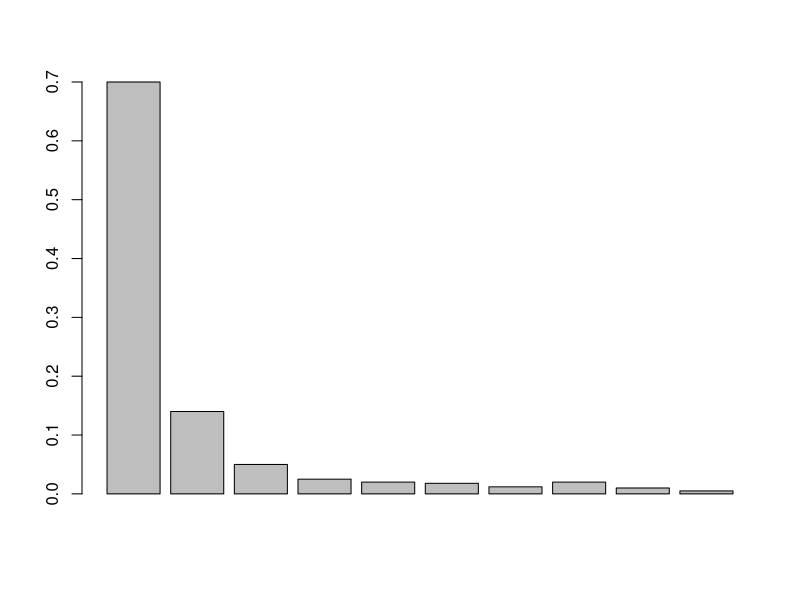
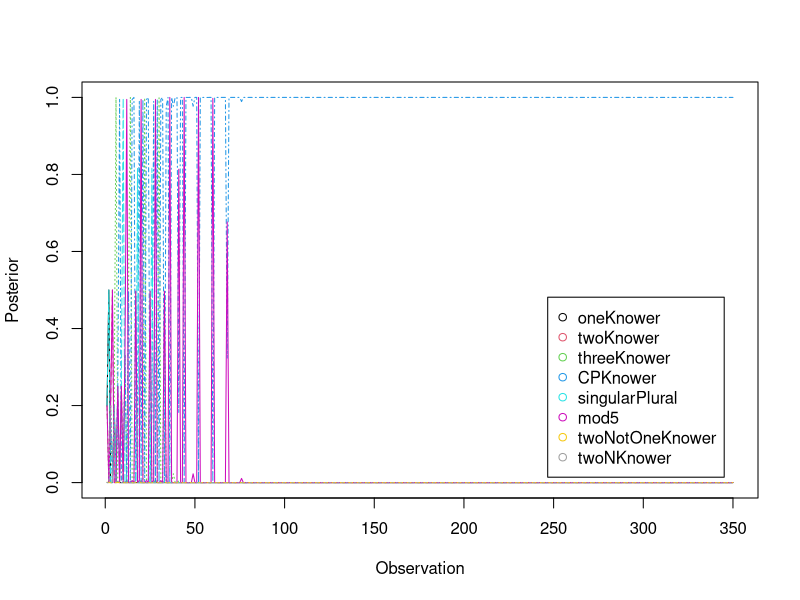

R code for these plots, in order:
## ---- chunk 1
library(matrixStats)
## ---- chunk 2
words <- c('one',
           'two',
           'three',
           'four',
           'five',
           'six',
           'seven',
           'eight',
           'nine',
           'ten')

setA <- c('a', 'b', 'c', 'd', 'e')
setB <- c('a', 'b', 'c')
## ---- chunk 3
singleton <- function(X)     length(X)==1
doubleton <- function(X)     length(X)==2
tripleton <- function(X)     length(X)==3

set.difference <- function(X,Y) setdiff(X,Y)
union.f        <- function(X,Y) union(X,Y)
intersection.f <- function(X,Y) intersect(X,Y)
select.f       <- function(X)   X[1]

and.f     <- function(P,Q)   P & Q
or.f      <- function(P,Q)   P || Q
not.f     <- function(P)     ! Q
if.f      <- function(P,X,Y) ifelse(P,X,Y)

next.f    <- function(W)     words[match(W, words)+1]
prev.f    <- function(W)     words[match(W, words)-1]

equal.word <- function(W,V)  W==V
## ---- chunk 4
oneKnower <- function(S){
  return(if.f(
    singleton(S),
    'one',
    'na'
  ))
}
## ---- chunk 5
twoKnower <- function(S){
  return(if.f(
    singleton(S),
    'one',
    if.f(
      doubleton(S),
      'two',
      'na'
    )
  ))
}
## ---- chunk 6
threeKnower <- function(S){
  return(if.f(
    singleton(S),
    'one',
    if.f(
      doubleton(S),
      'two',
      if.f(
        tripleton(S),
        'three',
        'na'
      )
    )
  ))
}
## ---- chunk 7
CPKnower <- function(S){
  return(if.f(
    singleton(S),
    'one',
    next.f(
      CPKnower(
        set.difference(
          S,
          select.f(S)
        )
      )
    )
  ))
}
## ---- chunk 8
singularPlural <- function(S){
  return(if.f(
    singleton(S),
    'one',
    'two'
  ))
}
## ---- chunk 9
mod5 <- function(S){
  return(
    if.f(
      or.f(
        singleton(S),
        equal.word(
          mod5(
            set.difference(
              S,
              select.f(S)
            )
          ),
          'four'
        )
      ),
      'one',
      next.f(
        mod5(
          set.difference(
            S,
            select.f(S)
          )
        )
      )
    )
  )
}
# This one is kind of complicated, so just to convince you that it works as expected:
unlist(lapply(1:10,function(n){mod5(c(1:n))}))
## ---- chunk 10
twoNotOneKnower <- function(S){
  return(if.f(
    doubleton(S), 
    'two', 
    'na'
  ))
}
## ---- chunk 11
twoNKnower <- function(S){
  if (length(S)<=5){
    return(if.f(
      singleton(S),
      'one',
      next.f(next.f(
        twoNKnower(
          set.difference(
            S,
            select.f(S)
          )
        )
      ))
    ))
  } else{
    return(words[length(words)])
  }
}

## ---- chunk 12
LoTs <-
  c(oneKnower,
    twoKnower,
    threeKnower,
    CPKnower,
    singularPlural,
    mod5,
    twoNotOneKnower,
    twoNKnower
  )
names(LoTs) <-
  c('oneKnower',
    'twoKnower',
    'threeKnower',
    'CPKnower',
    'singularPlural',
    'mod5',
    'twoNotOneKnower',
    'twoNKnower'
  )
## ---- chunk 13
print(oneKnower(setA))
print(oneKnower(setB))
## ---- chunk 14
word.to.p <-
  function(proposed.word,
           literal.word,
           alpha = 0.95) {
    # equation 5 in the paper
    if (literal.word == 'na') {
      return(1 / length(words))
    } else if (literal.word == proposed.word) {
      alpha + (1 - alpha) * (1 / length(words))
    } else {
      (1 - alpha) * (1 / length(words))
    }
}


likelihood.f <-
  function(LoT,
           set.to.evaluate,
           alpha = 0.7) {
    word <- LoT(set.to.evaluate)
    list.p <- unlist(lapply(
      words,
      word.to.p,
      literal.word = word,
      alpha = alpha
    ))
    names(list.p) <- words
    return(list.p)
  }
## ---- chunk 15
lapply(
  LoTs,
  likelihood.f,
  set.to.evaluate = setA,
  alpha = 0.9
)
## ---- chunk 16
alpha <- 3
# I am adding 2 for L, the recursion
n.operators.used <- c(2, 4, 6, 6+2, 2, 9+2*2, 2, 6+2)
names(n.operators.used) <- names(LoTs)
unnorm.softmax <- exp(alpha*-n.operators.used)
priors <- c(unnorm.softmax) / sum(unnorm.softmax)
priors
## ---- chunk 17
n.elements.to.set <- function(n.elements){
  return(sample(c('a','b','c','d','e','f','g','h','i','j'))[1:n.elements])
}
## ---- chunk 18
probs <- c(0.7, 0.14, 0.05, 0.025, 0.02, 0.018, 0.012, 0.02, 0.01, 0.005)
# print(1-sum(probs))
barplot(probs)
## ---- chunk 19
n.observations <- 350
set.sizes <- sample(
  10, 
  n.observations, 
  replace = TRUE, 
  prob=probs
)
## ---- chunk 20
observed.sets <- lapply(set.sizes, n.elements.to.set)
## ---- chunk 21
true.words <- unlist(lapply(observed.sets, CPKnower))
## ---- chunk 22
proposed.words <- data.frame(row.names = c(1:n.observations))
for (lot.name in names(LoTs)){
  new.words <- unlist(lapply(observed.sets, LoTs[[lot.name]]))
  proposed.words[[lot.name]] <- new.words
}
## ---- chunk 23
loglikelihoods <- data.frame(row.names=c(1:n.observations))
for (i in colnames(proposed.words)){
  # print(proposed.words[i])
  p.lot <-
    mapply(word.to.p,
           c(proposed.words[[i]]),
           true.words)
  loglikelihoods[i] <- log(p.lot)
}

tail(loglikelihoods)
## ---- chunk 24
cumulative.loglikelihood <- as.matrix(sapply(loglikelihoods, cumsum))

unnormalized.cumulative.logposterior <- 
  cumulative.loglikelihood +
  log(priors)
## ---- chunk 25
posterior <- exp(
  unnormalized.cumulative.logposterior - 
  matrixStats::rowLogSumExps(unnormalized.cumulative.logposterior)
)

head(posterior)
## ---- chunk 26
posterior <- as.data.frame(posterior)
matplot(
  rownames(posterior),
  posterior,
  type = 'l',
  xlab = 'Observation',
  ylab = 'Posterior',
  col = 1:ncol(posterior)
)
legend(
  'bottomright',
  inset = .05,
  legend = colnames(posterior),
  pch = 1,
  col = 1:ncol(posterior)
)

